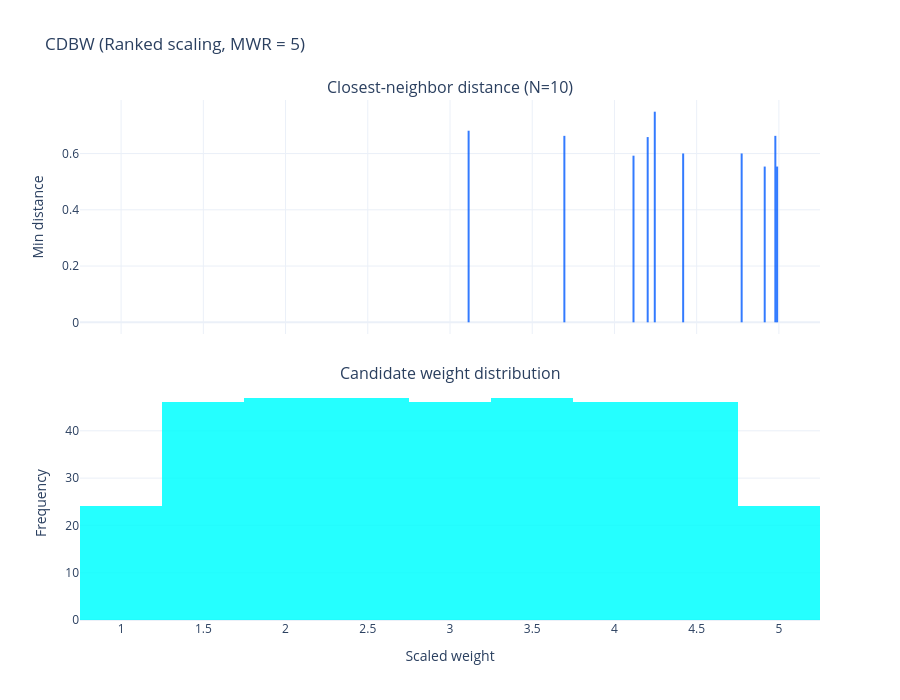

This figure's notebook cell:
### Code cell
cdbw("ranked_mwr", 5)

### Figure 1 — Plotly figure (JSON) as saved in the notebook; plotly's stock layout.template omitted (floating-point values rounded to 4 significant figures; data arrays with more than 128 entries replaced by an {"elided": "..."} marker saying what was removed)
{"data": [{"line": {"color": "rgba(0, 90, 255, 0.80)", "width": 2}, "mode": "lines", "showlegend": false, "type": "scatter", "x": [4.978, 4.978], "xaxis": "x", "y": [0, 0.663], "yaxis": "y"}, {"line": {"color": "rgba(0, 90, 255, 0.80)", "width": 2}, "mode": "lines", "showlegend": false, "type": "scatter", "x": [3.695, 3.695], "xaxis": "x", "y": [0, 0.663], "yaxis": "y"}, {"line": {"color": "rgba(0, 90, 255, 0.80)", "width": 2}, "mode": "lines", "showlegend": false, "type": "scatter", "x": [4.914, 4.914], "xaxis": "x", "y": [0, 0.5538], "yaxis": "y"}, {"line": {"color": "rgba(0, 90, 255, 0.80)", "width": 2}, "mode": "lines", "showlegend": false, "type": "scatter", "x": [4.116, 4.116], "xaxis": "x", "y": [0, 0.5925], "yaxis": "y"}, {"line": {"color": "rgba(0, 90, 255, 0.80)", "width": 2}, "mode": "lines", "showlegend": false, "type": "scatter", "x": [4.418, 4.418], "xaxis": "x", "y": [0, 0.6003], "yaxis": "y"}, {"line": {"color": "rgba(0, 90, 255, 0.80)", "width": 2}, "mode": "lines", "showlegend": false, "type": "scatter", "x": [4.202, 4.202], "xaxis": "x", "y": [0, 0.6586], "yaxis": "y"}, {"line": {"color": "rgba(0, 90, 255, 0.80)", "width": 2}, "mode": "lines", "showlegend": false, "type": "scatter", "x": [4.245, 4.245], "xaxis": "x", "y": [0, 0.7489], "yaxis": "y"}, {"line": {"color": "rgba(0, 90, 255, 0.80)", "width": 2}, "mode": "lines", "showlegend": false, "type": "scatter", "x": [4.989, 4.989], "xaxis": "x", "y": [0, 0.5538], "yaxis": "y"}, {"line": {"color": "rgba(0, 90, 255, 0.80)", "width": 2}, "mode": "lines", "showlegend": false, "type": "scatter", "x": [4.774, 4.774], "xaxis": "x", "y": [0, 0.6003], "yaxis": "y"}, {"line": {"color": "rgba(0, 90, 255, 0.80)", "width": 2}, "mode": "lines", "showlegend": false, "type": "scatter", "x": [3.113, 3.113], "xaxis": "x", "y": [0, 0.6813], "yaxis": "y"}, {"marker": {"color": "rgba(0, 255, 255, 1.0)"}, "opacity": 0.85, "showlegend": false, "type": "histogram", "x": {"elided": "373 float values"}, "xaxis": "x2", "yaxis": "y2"}], "layout": {"annotations": [{"font": {"size": 16}, "showarrow": false, "text": "Closest-neighbor distance (N=10)", "x": 0.5, "xanchor": "center", "xref": "paper", "y": 1, "yanchor": "bottom", "yref": "paper"}, {"font": {"size": 16}, "showarrow": false, "text": "Candidate weight distribution", "x": 0.5, "xanchor": "center", "xref": "paper", "y": 0.45, "yanchor": "bottom", "yref": "paper"}], "height": 700, "title": {"text": "CDBW (Ranked scaling, MWR = 5)"}, "width": 900, "xaxis": {"anchor": "y", "domain": [0, 1], "matches": "x2", "showticklabels": false}, "xaxis2": {"anchor": "y2", "domain": [0, 1], "title": {"text": "Scaled weight"}}, "yaxis": {"anchor": "x", "domain": [0.55, 1], "title": {"text": "Min distance"}}, "yaxis2": {"anchor": "x2", "domain": [0, 0.45], "title": {"text": "Frequency"}}}}
